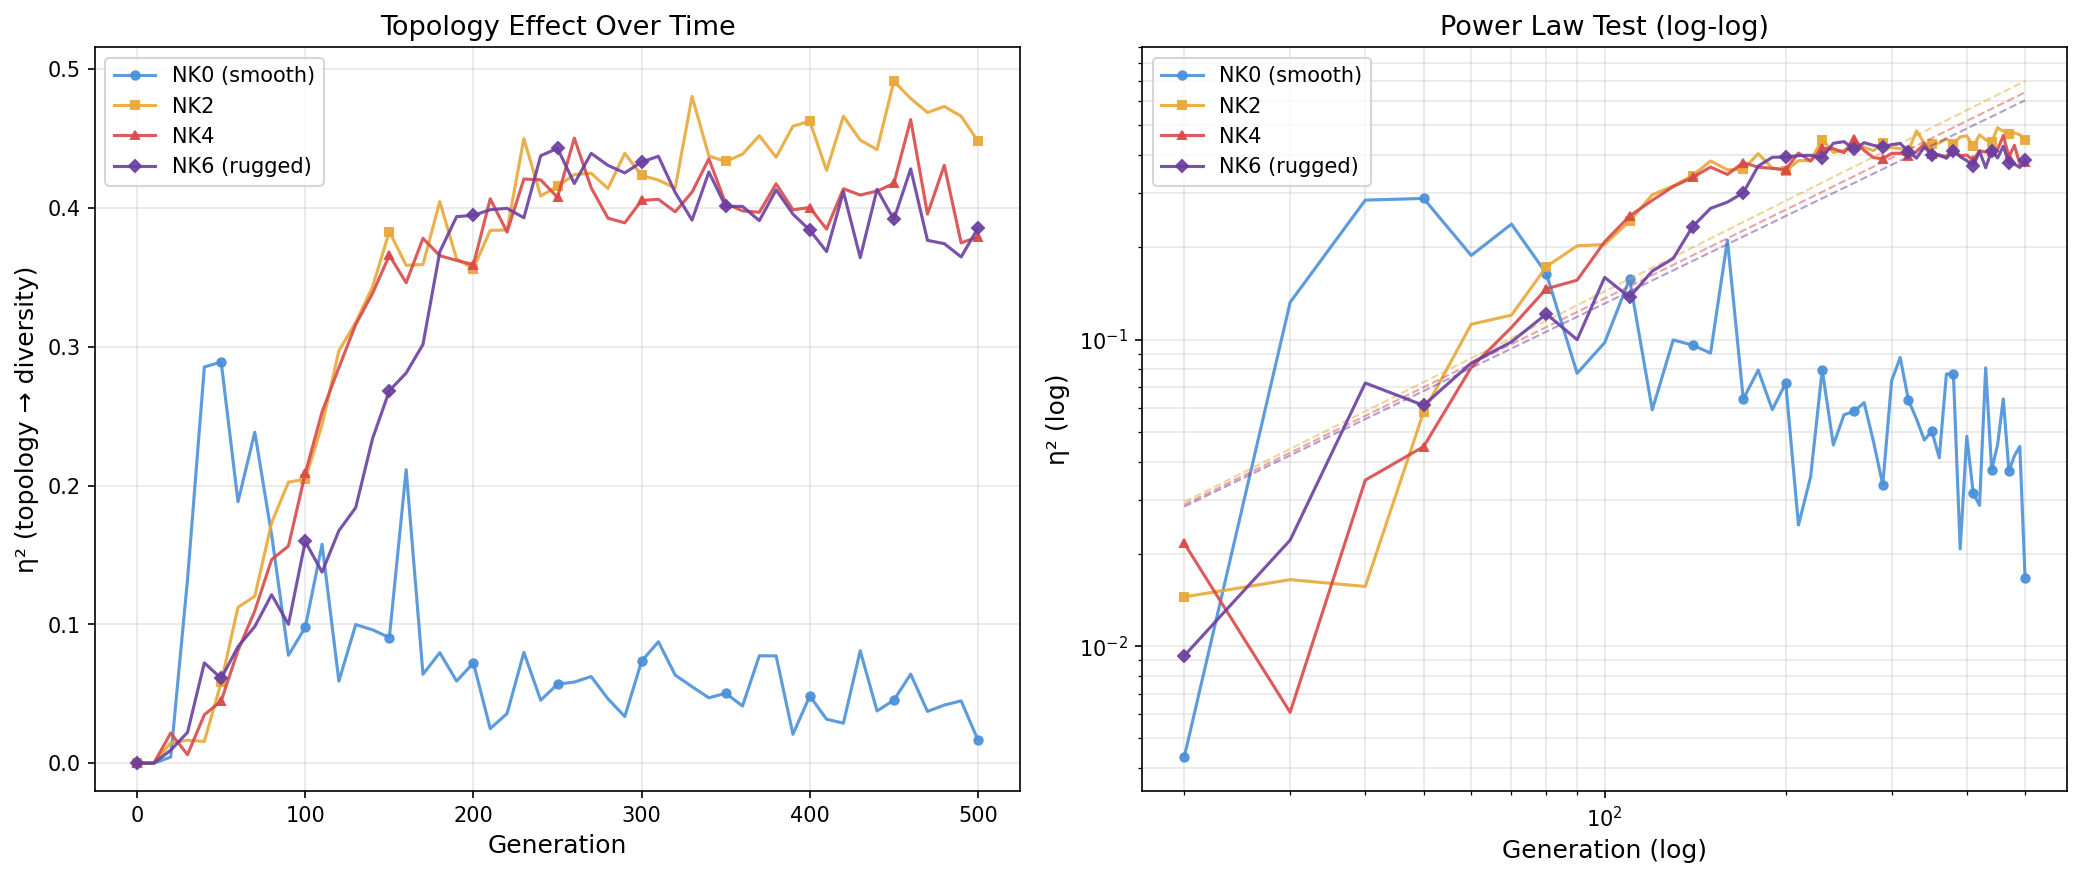

The Python source for this figure:
#!/usr/bin/env python3
"""
Temporal dynamics of the topology effect: power-law analysis.

Computes eta-squared(topology -> diversity) at every generation checkpoint
across NK domains, then fits log(eta^2) = alpha * log(gen) + c to test
Clio's prediction that the topology effect grows as a power law.

Also detects temporal jumps (sudden increases in eta^2 that might indicate
phase transitions rather than smooth growth).
"""

import os
import csv
import math
import sys
from collections import defaultdict

import matplotlib
matplotlib.use('Agg')
import matplotlib.pyplot as plt
import numpy as np

RESULTS_DIR = "/tmp/directed_multidomain"

DOMAINS = ["nk0", "nk2", "nk4", "nk6"]
DOMAIN_LABELS = {"nk0": "NK0 (smooth)", "nk2": "NK2", "nk4": "NK4", "nk6": "NK6 (rugged)"}

CYCLE_COUNTS = {
    "dag-layer": 0,
    "dag-wide": 0,
    "lowcyc-1": 3,
    "bidir-ring": 10,
    "two-cliques": 14,
    "mesh-cyclic": 20,
    "dense-triangles": 29,
    "ring-skip2": 47,
}


def load_csv(path):
    with open(path) as f:
        lines = [l for l in f if l.strip() and
                 (l.strip()[0].isdigit() or l.strip().startswith("generation"))]
    reader = csv.DictReader(lines)
    return list(reader)


def eta_squared(groups):
    """One-way ANOVA eta-squared."""
    all_vals = []
    for g in groups:
        all_vals.extend(g)
    if not all_vals:
        return 0.0
    grand_mean = sum(all_vals) / len(all_vals)
    ss_total = sum((x - grand_mean)**2 for x in all_vals)
    if ss_total == 0:
        return 0.0
    ss_between = sum(len(g) * (sum(g)/len(g) - grand_mean)**2 for g in groups if g)
    return ss_between / ss_total


def load_domain_data(domain):
    """Load all results for a domain. Returns {topology: {seed: [rows]}}."""
    domain_dir = os.path.join(RESULTS_DIR, domain)
    if not os.path.isdir(domain_dir):
        return {}
    data = defaultdict(dict)
    for fname in os.listdir(domain_dir):
        if not fname.endswith(".csv"):
            continue
        parts = fname.replace(".csv", "").rsplit("_seed", 1)
        if len(parts) != 2:
            continue
        topo, seed = parts[0], int(parts[1])
        rows = load_csv(os.path.join(domain_dir, fname))
        data[topo][seed] = rows
    return data


def compute_eta2_timeseries(data):
    """Compute eta^2(topology -> diversity) at every generation in the data.

    Returns: dict {generation: eta2_value}
    """
    topos = sorted(data.keys(), key=lambda t: CYCLE_COUNTS.get(t, 0))

    # Determine all generations available
    all_gens = set()
    for topo in topos:
        for seed, rows in data[topo].items():
            for row in rows:
                all_gens.add(int(row["generation"]))
    all_gens = sorted(all_gens)

    eta2_by_gen = {}
    for gen in all_gens:
        groups = []
        for topo in topos:
            divs = []
            for seed, rows in data[topo].items():
                for row in rows:
                    if int(row["generation"]) == gen:
                        divs.append(float(row["diversity"]))
                        break
            groups.append(divs)
        eta2_by_gen[gen] = eta_squared(groups)

    return eta2_by_gen


def detect_jumps(gens, eta2s, threshold=2.0):
    """Detect sudden jumps in eta^2 timeseries.

    A jump is where the derivative (delta eta^2 / delta gen) exceeds
    threshold * median_derivative.
    """
    if len(gens) < 3:
        return []

    deltas = []
    for i in range(1, len(gens)):
        d = (eta2s[i] - eta2s[i-1]) / max(gens[i] - gens[i-1], 1)
        deltas.append(d)

    median_delta = sorted(deltas)[len(deltas)//2]
    mad = sorted([abs(d - median_delta) for d in deltas])[len(deltas)//2]
    if mad == 0:
        mad = max(abs(d) for d in deltas) / 10.0

    jumps = []
    for i, d in enumerate(deltas):
        if mad > 0 and abs(d - median_delta) > threshold * mad:
            jumps.append((gens[i+1], eta2s[i+1], d))

    return jumps


def fit_power_law(gens, eta2s, min_gen=10):
    """Fit log(eta^2) = alpha * log(gen) + c for gen >= min_gen and eta^2 > 0.

    Returns: (alpha, c, r_squared)
    """
    log_g = []
    log_e = []
    for g, e in zip(gens, eta2s):
        if g >= min_gen and e > 0.001:  # filter near-zero values
            log_g.append(math.log(g))
            log_e.append(math.log(e))

    if len(log_g) < 3:
        return None, None, None

    # OLS
    n = len(log_g)
    sum_x = sum(log_g)
    sum_y = sum(log_e)
    sum_xy = sum(x*y for x, y in zip(log_g, log_e))
    sum_x2 = sum(x**2 for x in log_g)

    denom = n * sum_x2 - sum_x**2
    if denom == 0:
        return None, None, None

    alpha = (n * sum_xy - sum_x * sum_y) / denom
    c = (sum_y - alpha * sum_x) / n

    # R^2
    mean_y = sum_y / n
    ss_tot = sum((y - mean_y)**2 for y in log_e)
    ss_res = sum((y - (alpha*x + c))**2 for x, y in zip(log_g, log_e))
    r2 = 1 - ss_res / ss_tot if ss_tot > 0 else 0

    return alpha, c, r2


def main():
    output_dir = "/home/lyra/projects/Topology-experiments/experiments"

    print("=" * 70)
    print("  TEMPORAL DYNAMICS OF TOPOLOGY EFFECT — POWER LAW ANALYSIS")
    print("=" * 70)

    all_eta2 = {}

    for domain in DOMAINS:
        print(f"\nLoading {domain}...")
        data = load_domain_data(domain)
        if not data:
            print(f"  WARNING: No data for {domain}")
            continue

        n_runs = sum(len(seeds) for seeds in data.values())
        print(f"  {len(data)} topologies, {n_runs} runs")

        eta2_ts = compute_eta2_timeseries(data)
        all_eta2[domain] = eta2_ts

        gens = sorted(eta2_ts.keys())
        eta2s = [eta2_ts[g] for g in gens]

        # Print timeseries
        print(f"\n  Gen   eta^2")
        print(f"  ---   -----")
        for g in gens:
            bar = "#" * int(eta2_ts[g] * 50)
            print(f"  {g:>3}   {eta2_ts[g]:.4f}  {bar}")

        # Power law fit (excluding gen 0)
        alpha, c, r2 = fit_power_law(gens, eta2s, min_gen=10)
        if alpha is not None:
            print(f"\n  Power law fit (gen >= 10, eta^2 > 0.001):")
            print(f"    log(eta^2) = {alpha:.4f} * log(gen) + {c:.4f}")
            print(f"    alpha (exponent) = {alpha:.4f}")
            print(f"    R^2 = {r2:.4f}")
        else:
            print(f"\n  Power law fit: insufficient data points")

        # Jump detection
        jumps = detect_jumps(gens, eta2s)
        if jumps:
            print(f"\n  Temporal jumps detected (> 2 MAD from median derivative):")
            for g, e, d in jumps:
                print(f"    Gen {g}: eta^2 = {e:.4f}, derivative = {d:.6f}")
        else:
            print(f"\n  No significant temporal jumps detected.")

    # =====================================================================
    # PLOT: log-log eta^2 vs generation
    # =====================================================================
    print(f"\n{'='*70}")
    print("  GENERATING PLOTS")
    print(f"{'='*70}")

    fig, axes = plt.subplots(1, 2, figsize=(14, 6))

    colors = {"nk0": "#4A90D9", "nk2": "#E8A838", "nk4": "#D94A4A", "nk6": "#6B3FA0"}
    markers = {"nk0": "o", "nk2": "s", "nk4": "^", "nk6": "D"}

    # Left: linear scale
    ax = axes[0]
    for domain in DOMAINS:
        if domain not in all_eta2:
            continue
        eta2_ts = all_eta2[domain]
        gens = sorted(eta2_ts.keys())
        eta2s = [eta2_ts[g] for g in gens]
        ax.plot(gens, eta2s, color=colors[domain], marker=markers[domain],
                markersize=4, linewidth=1.5, label=DOMAIN_LABELS[domain],
                markevery=5, alpha=0.9)

    ax.set_xlabel("Generation", fontsize=12)
    ax.set_ylabel("η² (topology → diversity)", fontsize=12)
    ax.set_title("Topology Effect Over Time", fontsize=13)
    ax.legend(fontsize=10)
    ax.grid(True, alpha=0.3)
    ax.set_ylim(bottom=-0.02)

    # Right: log-log scale
    ax = axes[1]
    for domain in DOMAINS:
        if domain not in all_eta2:
            continue
        eta2_ts = all_eta2[domain]
        gens = sorted(eta2_ts.keys())
        eta2s = [eta2_ts[g] for g in gens]

        # Filter for log-log: gen > 0, eta^2 > 0
        log_gens = [g for g, e in zip(gens, eta2s) if g > 0 and e > 0.001]
        log_eta2s = [e for g, e in zip(gens, eta2s) if g > 0 and e > 0.001]

        if log_gens:
            ax.plot(log_gens, log_eta2s, color=colors[domain], marker=markers[domain],
                    markersize=4, linewidth=1.5, label=DOMAIN_LABELS[domain],
                    markevery=3, alpha=0.9)

            # Power law fit line
            alpha, c, r2 = fit_power_law(gens, eta2s, min_gen=10)
            if alpha is not None and r2 is not None and r2 > 0.3:
                fit_gens = np.linspace(min(log_gens), max(log_gens), 100)
                fit_eta2 = np.exp(c) * fit_gens**alpha
                ax.plot(fit_gens, fit_eta2, color=colors[domain], linestyle='--',
                        linewidth=1, alpha=0.5)

    ax.set_xscale('log')
    ax.set_yscale('log')
    ax.set_xlabel("Generation (log)", fontsize=12)
    ax.set_ylabel("η² (log)", fontsize=12)
    ax.set_title("Power Law Test (log-log)", fontsize=13)
    ax.legend(fontsize=10)
    ax.grid(True, alpha=0.3, which='both')

    plt.tight_layout()
    plot_path = os.path.join(output_dir, "temporal_dynamics_powerlaw.png")
    plt.savefig(plot_path, dpi=150, bbox_inches='tight')
    print(f"\n  Plot saved: {plot_path}")

    # =====================================================================
    # PLOT 2: Derivative (rate of change) to spot phase transitions
    # =====================================================================
    fig2, ax2 = plt.subplots(1, 1, figsize=(10, 5))

    for domain in DOMAINS:
        if domain not in all_eta2:
            continue
        eta2_ts = all_eta2[domain]
        gens = sorted(eta2_ts.keys())
        eta2s = [eta2_ts[g] for g in gens]

        if len(gens) < 2:
            continue

        # Compute centered derivative (finite differences)
        deriv_gens = []
        derivs = []
        for i in range(1, len(gens)-1):
            dg = gens[i+1] - gens[i-1]
            if dg > 0:
                deriv_gens.append(gens[i])
                derivs.append((eta2s[i+1] - eta2s[i-1]) / dg)

        ax2.plot(deriv_gens, derivs, color=colors[domain], marker=markers[domain],
                markersize=3, linewidth=1.2, label=DOMAIN_LABELS[domain],
                markevery=3, alpha=0.8)

    ax2.axhline(y=0, color='gray', linestyle='-', linewidth=0.5)
    ax2.set_xlabel("Generation", fontsize=12)
    ax2.set_ylabel("d(η²)/d(gen)", fontsize=12)
    ax2.set_title("Rate of Change of Topology Effect", fontsize=13)
    ax2.legend(fontsize=10)
    ax2.grid(True, alpha=0.3)

    deriv_path = os.path.join(output_dir, "temporal_dynamics_derivative.png")
    plt.savefig(deriv_path, dpi=150, bbox_inches='tight')
    print(f"  Derivative plot saved: {deriv_path}")

    # =====================================================================
    # SUMMARY TABLE
    # =====================================================================
    print(f"\n{'='*70}")
    print("  POWER LAW SUMMARY")
    print(f"{'='*70}")
    print(f"  {'Domain':<20} {'alpha':>8} {'R^2':>8} {'eta2_max':>10} {'gen_max':>8}")
    print(f"  {'-'*20} {'-'*8} {'-'*8} {'-'*10} {'-'*8}")

    for domain in DOMAINS:
        if domain not in all_eta2:
            continue
        eta2_ts = all_eta2[domain]
        gens = sorted(eta2_ts.keys())
        eta2s = [eta2_ts[g] for g in gens]

        alpha, c, r2 = fit_power_law(gens, eta2s, min_gen=10)
        max_eta2 = max(eta2s)
        max_gen = gens[eta2s.index(max_eta2)]

        alpha_str = f"{alpha:.4f}" if alpha is not None else "N/A"
        r2_str = f"{r2:.4f}" if r2 is not None else "N/A"

        print(f"  {DOMAIN_LABELS[domain]:<20} {alpha_str:>8} {r2_str:>8} {max_eta2:>10.4f} {max_gen:>8}")

    # Also try piecewise fit (early vs late)
    print(f"\n  PIECEWISE POWER LAW (gen 10-100 vs gen 100-500)")
    print(f"  {'Domain':<20} {'alpha_early':>12} {'R2_early':>10} {'alpha_late':>12} {'R2_late':>10}")
    print(f"  {'-'*20} {'-'*12} {'-'*10} {'-'*12} {'-'*10}")

    for domain in DOMAINS:
        if domain not in all_eta2:
            continue
        eta2_ts = all_eta2[domain]
        gens = sorted(eta2_ts.keys())
        eta2s = [eta2_ts[g] for g in gens]

        # Early: gen 10-100
        early_g = [g for g in gens if 10 <= g <= 100]
        early_e = [eta2_ts[g] for g in early_g]
        a_early, c_early, r2_early = fit_power_law(early_g, early_e, min_gen=10)

        # Late: gen 100-500
        late_g = [g for g in gens if 100 <= g <= 500]
        late_e = [eta2_ts[g] for g in late_g]
        a_late, c_late, r2_late = fit_power_law(late_g, late_e, min_gen=100)

        a_e_str = f"{a_early:.4f}" if a_early is not None else "N/A"
        r2_e_str = f"{r2_early:.4f}" if r2_early is not None else "N/A"
        a_l_str = f"{a_late:.4f}" if a_late is not None else "N/A"
        r2_l_str = f"{r2_late:.4f}" if r2_late is not None else "N/A"

        print(f"  {DOMAIN_LABELS[domain]:<20} {a_e_str:>12} {r2_e_str:>10} {a_l_str:>12} {r2_l_str:>10}")

    print(f"\n{'='*70}")
    print("  DONE")
    print(f"{'='*70}")


if __name__ == "__main__":
    main()
